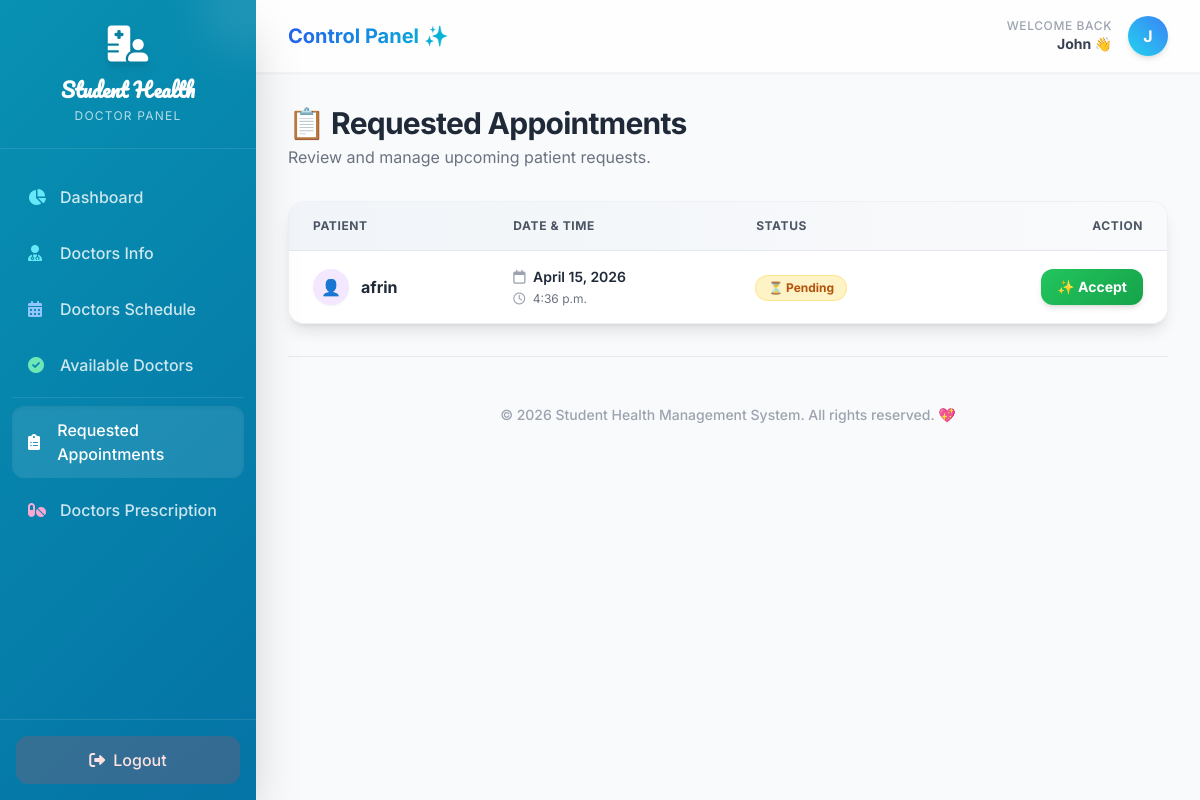
The app's page /appointments/requested/ (signed in), older data.
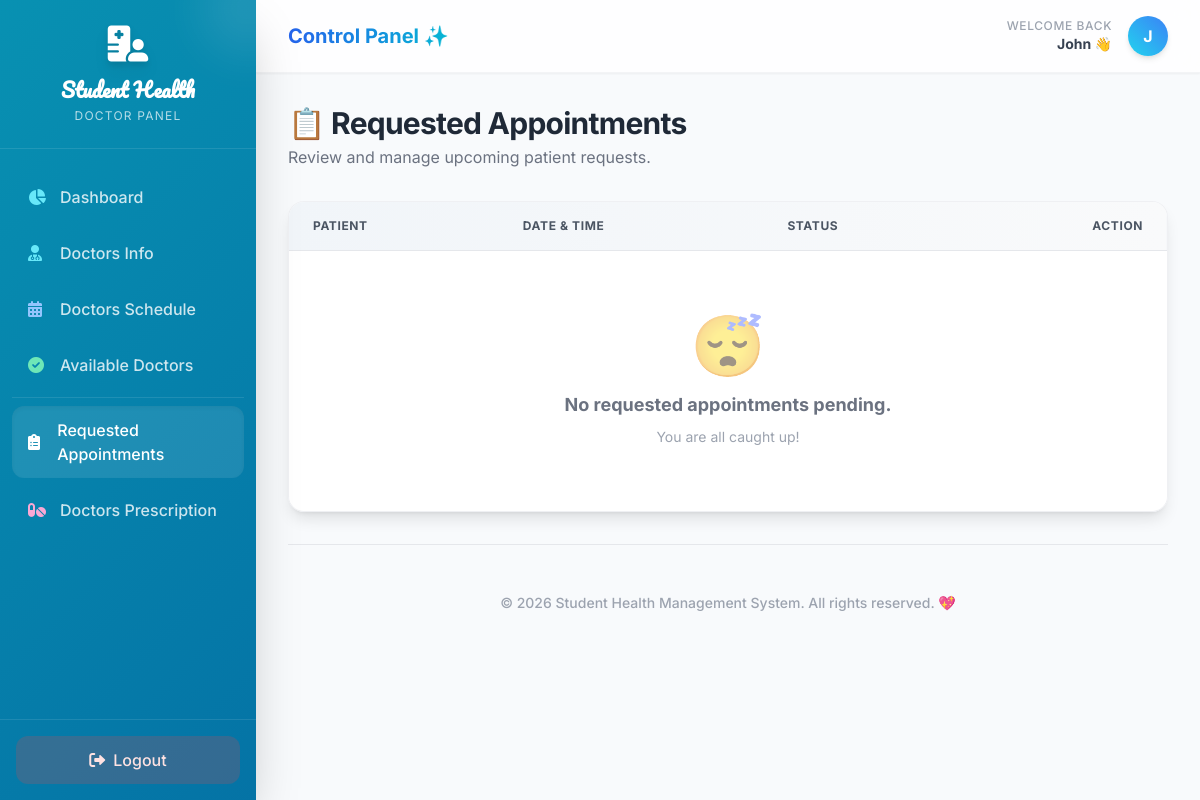
The same page, newer data.
### users/models.py (models this page shows, shortened)
class Appointment(models.Model):
    STATUS_CHOICES = [
        ('pending', 'Pending'),
        ('accepted', 'Accepted'),
        ('completed', 'Completed'),
        ('cancelled', 'Cancelled')
    ]
    patient = models.ForeignKey(Patient, on_delete=models.CASCADE, related_name='appointments')
    doctor = models.ForeignKey(Doctor, on_delete=models.CASCADE, related_name='appointments')
    date = models.DateField()
    time = models.TimeField()
    status = models.CharField(max_length=20, choices=STATUS_CHOICES, default='pending')
    is_emergency = models.BooleanField(default=False)
    created_at = models.DateTimeField(auto_now_add=True)

class Patient(models.Model):
    user = models.OneToOneField(User, on_delete=models.CASCADE, related_name='patient_profile')
    age = models.PositiveIntegerField(null=True, blank=True)
    gender = models.CharField(max_length=10, choices=[('male', 'Male'), ('female', 'Female'), ('other', 'Other')], null=True, blank=True)
    phone = models.CharField(max_length=15, null=True, blank=True)
    address = models.TextField(null=True, blank=True)
    medical_history = models.TextField(null=True, blank=True)

class User(AbstractUser):
    ROLE_CHOICES = [
        ('admin', 'Admin'),
        ('doctor', 'Doctor'),
        ('patient', 'Patient'),
        ('accountant', 'Accountant'),
        ('teacher', 'Teacher'),
    ]
    role = models.CharField(max_length=20, choices=ROLE_CHOICES, default='patient')

### users/views.py (the view)
# urls.py: path('appointments/requested/', views.requested_appointments, name='requested_appointments'),
@login_required(login_url='login')
def requested_appointments(request):
    if request.user.role == 'doctor':
        appointments = Appointment.objects.filter(doctor=request.user.doctor_profile, status='pending').order_by('-date', '-time')
    elif request.user.role == 'admin':
        appointments = Appointment.objects.filter(status='pending').order_by('-date', '-time')
    else:
        try:
            appointments = Appointment.objects.filter(patient=request.user.patient_profile, status='pending').order_by('-date', '-time')
        except:
            appointments = []
    return render(request, 'requested_appointments.html', {'appointments': appointments})

### users/templates/requested_appointments.html (shortened to what the changed rows need)
<!DOCTYPE html>
<html lang="en">
<head>
    <script src="https://cdn.tailwindcss.com"></script>
    <link href="https://cdnjs.cloudflare.com/ajax/libs/font-awesome/6.0.0-beta3/css/all.min.css" rel="stylesheet">
</head>
<body class="antialiased flex text-gray-800 min-h-screen">
    <main class="flex-1 ml-64 bg-[#f8fafc] min-h-screen relative">
        <header class="bg-white/80 backdrop-blur-md shadow-sm sticky top-0 z-10 border-b border-gray-100 px-8 py-4 flex justify-between items-center transition-all">
            <h2 class="text-xl font-bold bg-gradient-to-r from-blue-600 to-cyan-500 bg-clip-text text-transparent">Control Panel ✨</h2>
        </header>
        <div class="p-8 max-w-7xl mx-auto space-y-8">
            <div class="fade-in-up delay-2">
                <div class="glass-card rounded-2xl overflow-hidden shadow-lg border border-gray-200/60">
                    <table class="w-full text-left border-collapse">
                        <thead>
                            <tr class="bg-gradient-to-r from-slate-100 to-gray-50 border-b border-gray-200">
                                <th class="py-4 px-6 font-bold text-gray-600 uppercase text-xs tracking-wider">Patient</th>
                                <th class="py-4 px-6 font-bold text-gray-600 uppercase text-xs tracking-wider">Date & Time</th>
                                <th class="py-4 px-6 font-bold text-gray-600 uppercase text-xs tracking-wider">Status</th>
                                {% if user.role == 'doctor' or user.role == 'admin' %}
                                <th class="py-4 px-6 font-bold text-gray-600 uppercase text-xs tracking-wider text-right">Action</th>
                                {% endif %}
                            </tr>
                        </thead>
                        <tbody class="divide-y divide-gray-100 bg-white/70">
                            {% for appt in appointments %}
                            <tr class="table-row-hover">
                                <td class="py-4 px-6">
                                    <div class="flex items-center">
                                        <div class="w-9 h-9 rounded-full bg-purple-100 text-purple-600 flex items-center justify-center font-bold mr-3 shadow-sm">
                                            👤
                                        </div>
                                        <div class="font-bold text-gray-800 flex flex-col">
                                            <span>{% if appt.patient.user.first_name %}{{ appt.patient.user.first_name }}{% else %}{{ appt.patient.user.username }}{% endif %}</span>
                                        </div>
                                    </div>
                                </td>
                                <td class="py-4 px-6">
                                    <div class="text-sm font-semibold text-gray-800"><i class="far fa-calendar text-gray-400 mr-1"></i> {{ appt.date }}</div>
                                    <div class="text-xs text-gray-500 mt-1"><i class="far fa-clock text-gray-400 mr-1"></i> {{ appt.time }}</div>
                                </td>
                                <td class="py-4 px-6">
                                    <span class="inline-flex items-center px-3 py-1 rounded-full text-xs font-bold bg-amber-100 text-amber-700 ring-1 ring-amber-200">
                                        ⏳ {{ appt.status|title }}
                                    </span>
                                </td>
                                {% if user.role == 'doctor' or user.role == 'admin' %}
                                <td class="py-4 px-6 text-right">
                                    {% if appt.status == 'pending' and user.role == 'doctor' %}
                                    <a href="{% url 'accept_appointment' appt.id %}" class="btn-accept text-white px-4 py-2 rounded-xl text-sm font-bold inline-flex items-center shadow-md">
                                        ✨ Accept
                                    </a>
                                    {% else %}
                                    <span class="text-gray-400 font-medium text-sm">-</span>
                                    {% endif %}
                                </td>
                                {% endif %}
                            </tr>
                            {% empty %}
                            <tr>
                                <td colspan="5" class="py-16 px-6 text-center">
                                    <div class="text-6xl mb-4 opacity-50">😴</div>
                                    <p class="text-lg font-bold text-gray-500">No requested appointments pending.</p>
                                    <p class="text-sm text-gray-400 mt-2">You are all caught up!</p>
                                </td>
                            </tr>
                            {% endfor %}
                        </tbody>
                    </table>
                </div>
            </div>
        </div>
    </main>
</body>
</html>

Row changes from the older to the newer data that the page shows:
no longer on this page (row edited): Appointment: patient.user.first_name "afrin", date "April 15, 2026", time "4:36 p.m.", status "Pending", shows "✨ Accept"
Text that changed along with them:
text now shown: "😴 No requested appointments pending. You are all caught up!"
